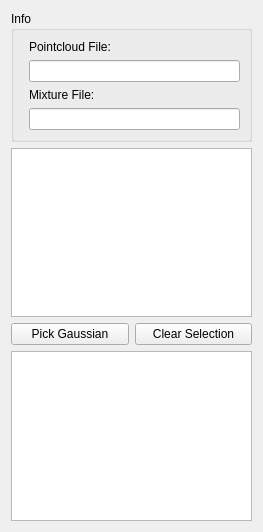
        <widget class="QWidget" name="scrollAreaWidgetContents_2">
         <property name="geometry">
          <rect>
           <x>0</x>
           <y>0</y>
           <width>263</width>
           <height>532</height>
          </rect>
         </property>
         <layout class="QGridLayout" name="gridLayout_4">
          <item row="0" column="0">
           <widget class="QGroupBox" name="groupBox">
            <property name="maximumSize">
             <size>
              <width>16777215</width>
              <height>150</height>
             </size>
            </property>
            <property name="title">
             <string>Info</string>
            </property>
            <layout class="QFormLayout" name="formLayout">
             <item row="0" column="1">
              <widget class="QLabel" name="label_8">
               <property name="text">
                <string>Pointcloud File:</string>
               </property>
              </widget>
             </item>
             <item row="2" column="1">
              <widget class="QLabel" name="label_9">
               <property name="text">
                <string>Mixture File:</string>
               </property>
              </widget>
             </item>
             <item row="1" column="1">
              <widget class="QLineEdit" name="le_pcfile">
               <property name="enabled">
                <bool>true</bool>
               </property>
               <property name="inputMask">
                <string/>
               </property>
               <property name="text">
                <string/>
               </property>
               <property name="dragEnabled">
                <bool>false</bool>
               </property>
               <property name="readOnly">
                <bool>true</bool>
               </property>
              </widget>
             </item>
             <item row="3" column="1">
              <widget class="QLineEdit" name="le_mixfile">
               <property name="enabled">
                <bool>true</bool>
               </property>
               <property name="text">
                <string/>
               </property>
               <property name="readOnly">
                <bool>true</bool>
               </property>
              </widget>
             </item>
            </layout>
           </widget>
          </item>
          <item row="1" column="0">
           <widget class="QListWidget" name="list_gaussians"/>
          </item>
          <item row="7" column="0">
           <widget class="QPlainTextEdit" name="txt_output">
            <property name="maximumSize">
             <size>
              <width>16777215</width>
              <height>200</height>
             </size>
            </property>
            <property name="readOnly">
             <bool>true</bool>
            </property>
           </widget>
          </item>
          <item row="4" column="0">
           <layout class="QGridLayout" name="gridLayout_2">
            <item row="0" column="0">
             <widget class="QPushButton" name="btn_pick">
              <property name="text">
               <string>Pick Gaussian</string>
              </property>
              <property name="checkable">
               <bool>true</bool>
              </property>
             </widget>
            </item>
            <item row="0" column="1">
             <widget class="QPushButton" name="btn_clearsel">
              <property name="text">
               <string>Clear Selection</string>
              </property>
             </widget>
            </item>
           </layout>
          </item>
         </layout>
        </widget>
